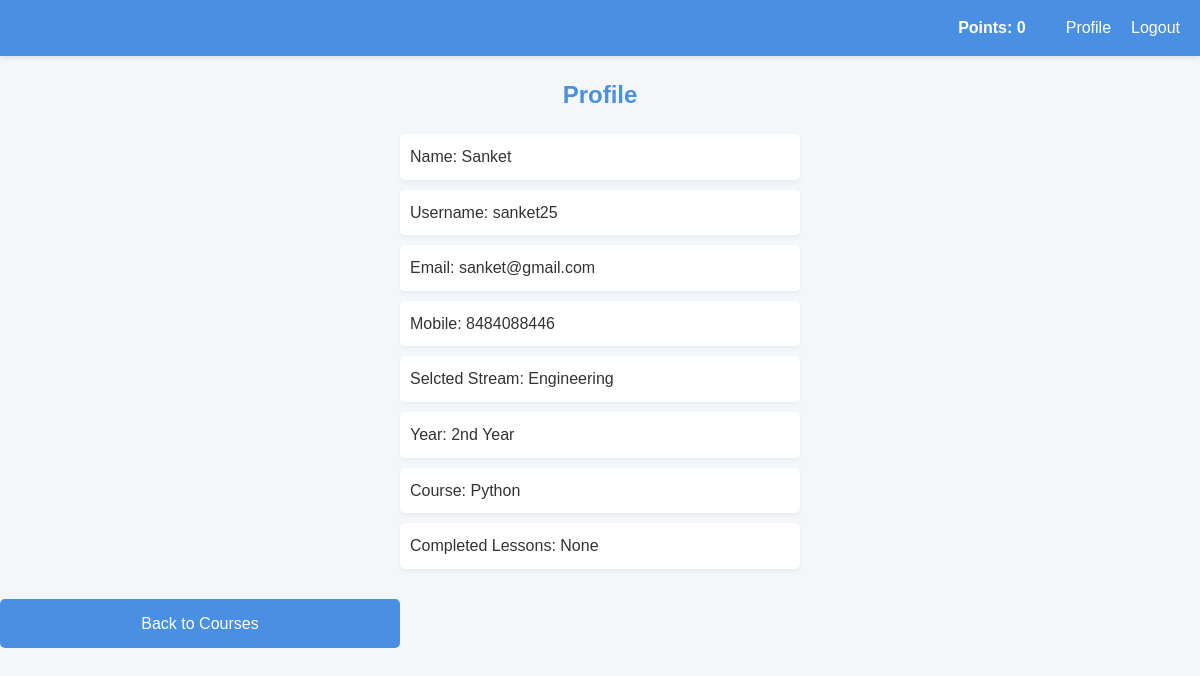
Before: /profile (signed in) with the older database file.
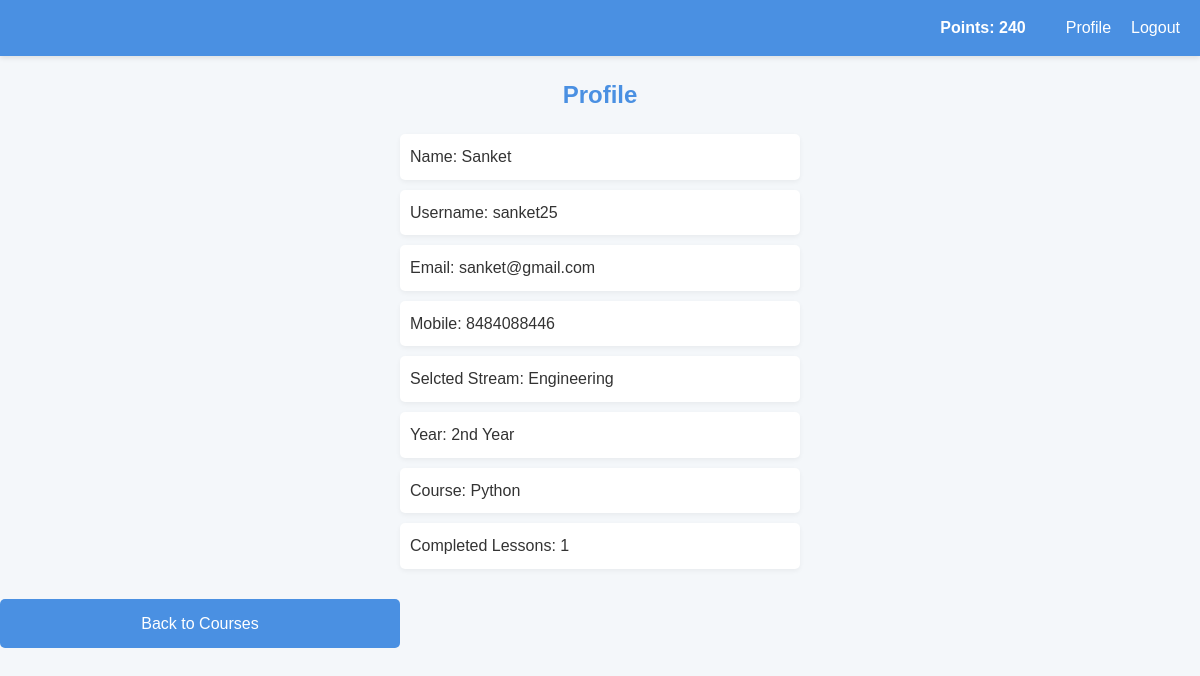
After: the same page with the newer database file.
### models/models.py (models this page shows)
class User(db.Model):
    id = db.Column(db.Integer, primary_key=True)
    name = db.Column(db.String(100), nullable=False)
    username = db.Column(db.String(80), unique=True, nullable=False)
    email = db.Column(db.String(120), unique=True, nullable=False)
    mobile = db.Column(db.String(15), unique=True, nullable=False)
    stream = db.Column(db.String(20), nullable=False)  # New: Replacing class_name
    year = db.Column(db.String(10), nullable=False)   # New: Year field
    password = db.Column(db.String(120), nullable=False)
    points = db.Column(db.Integer, default=0)
    course = db.Column(db.String(50))
    level = db.Column(db.String(20))  # New: Beginner, Intermediate, or Advanced
    completed_lessons = db.Column(db.String(200), default="")
    is_admin = db.Column(db.Boolean, default=False)

### routes/user.py (the view)
def profile_page():
    if 'user_id' not in session:
        return redirect(url_for('login'))
    user = db.session.get(User, session['user_id'])
    if user is None:
        session.pop('user_id', None)
        return redirect(url_for('login'))
    return render_template('profile.html', user=user)

### templates/profile.html
{% extends "base.html" %}
{% block content %}
    <h2>Profile</h2>
    <p>Name: {{ user.name }}</p>
    <p>Username: {{ user.username }}</p>
    <p>Email: {{ user.email }}</p>
    <p>Mobile: {{ user.mobile }}</p>
    <p>Selcted Stream: {{ user.stream }}</p>
    <p>Year: {{ user.year }}</p>
    <p>Course: {{ user.course or 'Not selected' }}</p>
    <p>Completed Lessons: {{ user.completed_lessons or 'None' }}</p>
    <a href="{{ url_for('courses') }}" class="back-btn">Back to Courses</a>
{% endblock %}

### templates/base.html (shortened to what this page needs)
<!DOCTYPE html>
<html>
<head>
    <link rel="stylesheet" href="{{ url_for('static', filename='style.css') }}">
    <link rel="stylesheet" href="{{ url_for('static', filename='markdown.css') }}"
</head>
<body>
    <nav>
        {% if session.user_id %}
            <span>Points: {{ user.points }}</span>
            <a href="{{ url_for('profile') }}">Profile</a>
            <a href="{{ url_for('logout') }}">Logout</a>
        {% endif %}
    </nav>
    {% block content %}{% endblock %}
</body>
</html>

### static/style.css (style rules this page uses)
* { margin: 0; padding: 0; box-sizing: border-box; }
body { font-family: 'Arial', sans-serif; background-color: #f4f7fa; color: #333; line-height: 1.6; }
nav { background-color: #4a90e2; padding: 15px 20px; display: flex; justify-content: flex-end; align-items: center; box-shadow: 0 2px 5px rgba(0, 0, 0, 0.1); }
nav span { color: white; font-weight: bold; margin-right: 20px; }
nav a { color: white; text-decoration: none; margin-left: 20px; font-weight: 500; transition: color 0.3s; }
h2 { color: #4a90e2; text-align: center; margin: 20px 0; }
a { color: #4a90e2; text-decoration: none; }
p { width: 80%; max-width: 400px; margin: 10px auto; padding: 10px; background-color: white; border-radius: 5px; box-shadow: 0 2px 5px rgba(0, 0, 0, 0.05); }
.back-btn { display: inline-block; padding: 12px 20px; background-color: #4a90e2; color: white; text-decoration: none; border-radius: 5px; font-size: 16px; transition: background-color 0.3s; margin: 20px auto; text-align: center; width: 80%; max-width: 400px; }

Changed rows visible on the page:
changed User "Sanket": points "0" → "240"; completed_lessons "None" → "1"
